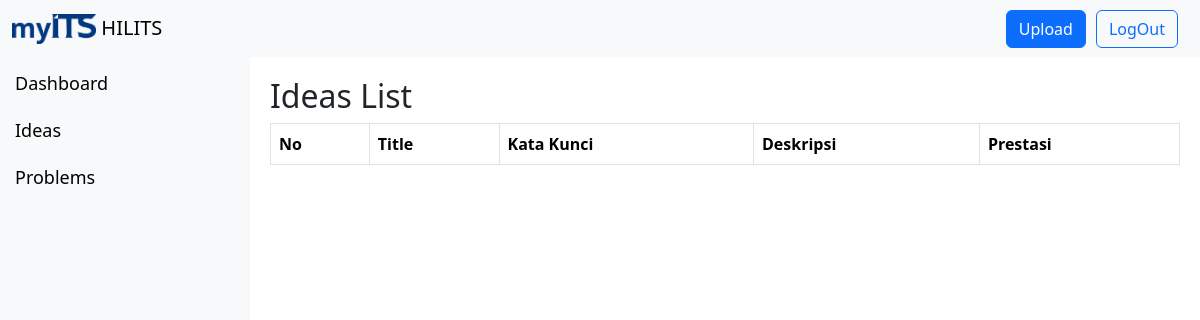
The app's page /pages/ideas.php, older data.
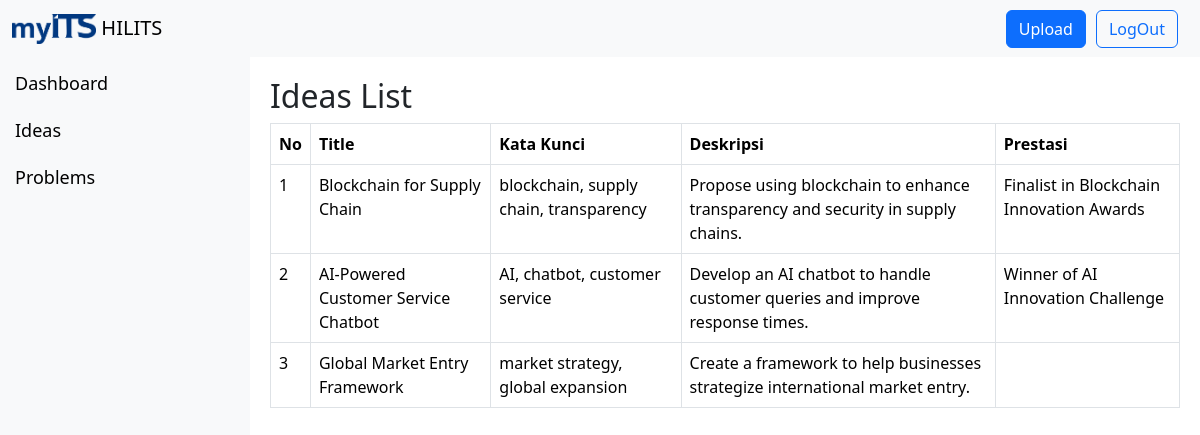
The same page, newer data.
### tables this page shows
CREATE TABLE `ideas` (
  `id` int(11) NOT NULL,
  `judul` varchar(50) NOT NULL,
  `deskripsi` varchar(250) NOT NULL,
  `kata_kunci` varchar(50) NOT NULL,
  `prestasi` varchar(50) DEFAULT NULL,
  `kontak` varchar(50) NOT NULL,
  `review` varchar(250) DEFAULT NULL,
  `berkas` varchar(50) DEFAULT NULL,
  `user_id` int(11) NOT NULL
);

### pages/ideas.php (the view, shortened to what this page needs)
<?php
include 'database/db.php';
$query = "SELECT id, judul, kata_kunci, deskripsi, prestasi FROM ideas";
$stmt = $conn->prepare($query);
$stmt->execute();
$result = $stmt->get_result();
?>
<!DOCTYPE html>
<html>
<head>
</head>
<body>
<?php include 'reusable/header.php'; ?>
<div class="content">
    <h2>Ideas List</h2>
    <table class="table table-bordered " >
        <thead>
            <tr>
                <th>No</th>
                <th>Title</th>
                <th>Kata Kunci</th>
                <th>Deskripsi</th>
                <th>Prestasi</th>
            </tr>
        </thead>
        <tbody>
            <?php
            $no = 1;
            while ($row = $result->fetch_assoc()) {
                echo "<tr onclick=\"window.location='index.php?page=ideas_detail&id=" . $row['id'] . "';\" style='cursor:pointer;'>";
                echo "<td>" . $no++ . "</td>";
                echo "<td>" . htmlspecialchars($row['judul']) . "</td>";
                echo "<td>" . htmlspecialchars($row['kata_kunci']) . "</td>";
                echo "<td>" . htmlspecialchars($row['deskripsi']) . "</td>";
                echo "<td>" . htmlspecialchars($row['prestasi']) . "</td>";
                echo "</tr>";
            }
            ?>
        </tbody>
    </table>
</div>
</body>
</html>

### reusable/header.php (shortened to what this page needs)
<!DOCTYPE html>
<html>
<head>
    <link href="https://cdn.jsdelivr.net/npm/bootstrap@5.3.3/dist/css/bootstrap.min.css" rel="stylesheet">
</head>
<body>
    <?php
include 'reusable/sidebar.php'; ?>
<nav class="navbar bg-body-tertiary">
  <div class="container-fluid">
    <a class="navbar-brand" href="#">
        <img src="assets/logo-myits-blue.png" alt="Logo" height="30" class="d-inline-block align-text-top">
        HILITS
    </a>
    <div class="d-flex">
      <a href="index.php?page=create" class="btn btn-primary">Upload</a>
      <a href="index.php?page=logout" class="btn btn-outline-primary ">LogOut</a>
    </div>
  </div>
</nav>

### reusable/sidebar.php
<div class="sidebar bg-body-tertiary">
    <a href="index.php?page=dashboard">Dashboard</a>
    <a href="index.php?page=ideas">Ideas</a>
    <a href="index.php?page=problems">Problems</a>
</div>

### reusable/header.php (style rules this page uses)
.sidebar { height: 100%; width: 250px; position: fixed; top: 0; left: 0; background-color: white; padding-top: 60px; }
.sidebar a { padding: 10px 15px; text-decoration: none; font-size: 18px; color: black; display: block; }
.content { margin-left: 250px; padding: 20px; }
.d-flex .btn { margin-right: 10px; }

Row changes from the older to the newer data that the page shows:
added ideas: judul "Blockchain for Supply Chain", kata_kunci "blockchain, supply chain, transparency", deskripsi "Propose using blockchain to enhance transparency and security in supply chains.", prestasi "Finalist in Blockchain Innovation Awards"
added ideas: judul "AI-Powered Customer Service Chatbot", kata_kunci "AI, chatbot, customer service", deskripsi "Develop an AI chatbot to handle customer queries and improve response times.", prestasi "Winner of AI Innovation Challenge"
added ideas: judul "Global Market Entry Framework", kata_kunci "market strategy, global expansion", deskripsi "Create a framework to help businesses strategize international market entry."
